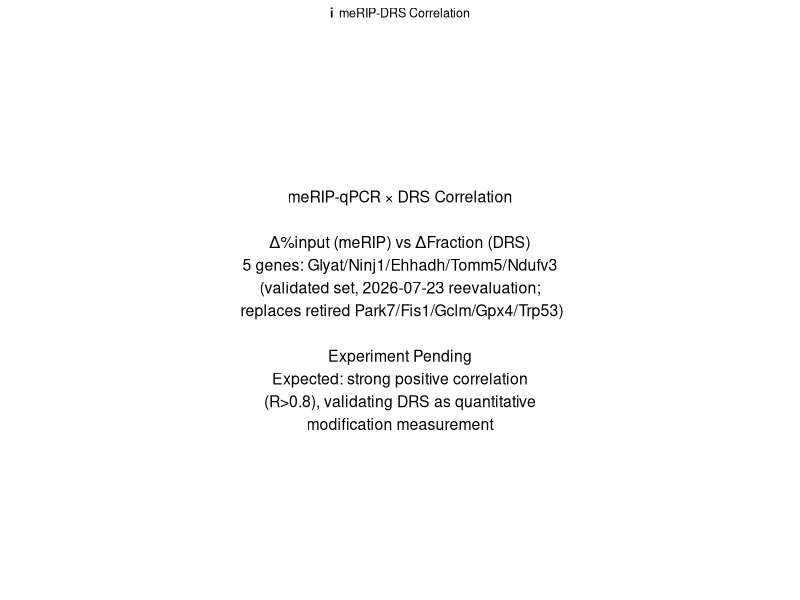
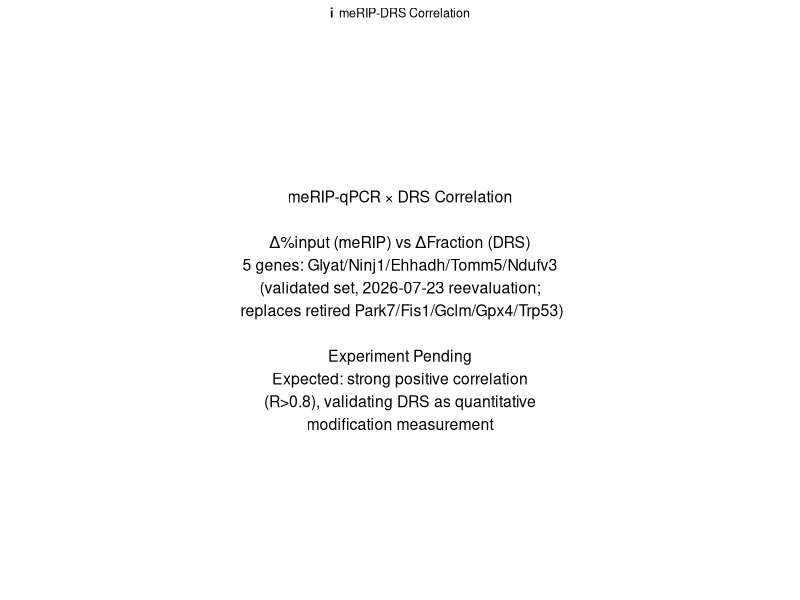

Write R code to recreate these figures, in order.
# Fig8 Panel I — meRIP-DRS correlation template, RETIRED-GENE text fix (2026-07-31)
# ============================================================================
# Original template listed the ALL-RETIRED five (Park7/Fis1/Gclm/Gpx4/Trp53 —
# fabrication-chain genes, HC50-verified 0 sites, 2026-07-23 reevaluation).
# Text-only template (Experiment Pending); swap to the validated new five:
# Glyat / Ninj1 / Ehhadh / Tomm5 / Ndufv3.
# Old render archived to archive_superseded_20260731/.
# ============================================================================

suppressPackageStartupMessages({ library(ggplot2) })

OUT_DIR <- "/mnt/d/desktop/DRS/DRS_TechShowcase/fig8_validation/output"
ARCHIVE <- file.path(OUT_DIR, "archive_superseded_20260731")
dir.create(ARCHIVE, showWarnings = FALSE, recursive = TRUE)
for (ext in c("pdf","png")) {
  src <- file.path(OUT_DIR, paste0("Fig8I_meRIP_DRS_Correlation.", ext))
  if (file.exists(src)) file.rename(src, file.path(ARCHIVE, basename(src)))
}

p_i <- ggplot() +
  annotate("text", x=0.5, y=0.5, label=paste0(
    "meRIP-qPCR × DRS Correlation\n\n",
    "Δ%input (meRIP) vs ΔFraction (DRS)\n",
    "5 genes: Glyat/Ninj1/Ehhadh/Tomm5/Ndufv3\n",
    "(validated set, 2026-07-23 reevaluation;\n",
    " replaces retired Park7/Fis1/Gclm/Gpx4/Trp53)\n\n",
    "Experiment Pending\n",
    "Expected: strong positive correlation\n",
    "(R>0.8), validating DRS as quantitative\n",
    "modification measurement"),
    size=4.0, hjust=0.5, lineheight=1.2) +
  xlim(0,1) + ylim(0,1) + theme_void() +
  labs(title=expression(bold("i")~~"meRIP-DRS Correlation")) +
  theme(plot.title=element_text(size=9,face="bold",hjust=0.5),
        plot.border=element_rect(fill=NA,color="grey70",linewidth=1))

ggsave(file.path(OUT_DIR, "Fig8I_meRIP_DRS_Correlation.pdf"), p_i,
       width = 130/25.4, height = 100/25.4, device = cairo_pdf)
ggsave(file.path(OUT_DIR, "Fig8I_meRIP_DRS_Correlation.png"), p_i,
       width = 130/25.4, height = 100/25.4, dpi = 600)
cat("Panel I: template text fixed (retired five -> Glyat/Ninj1/Ehhadh/Tomm5/Ndufv3)\n")
